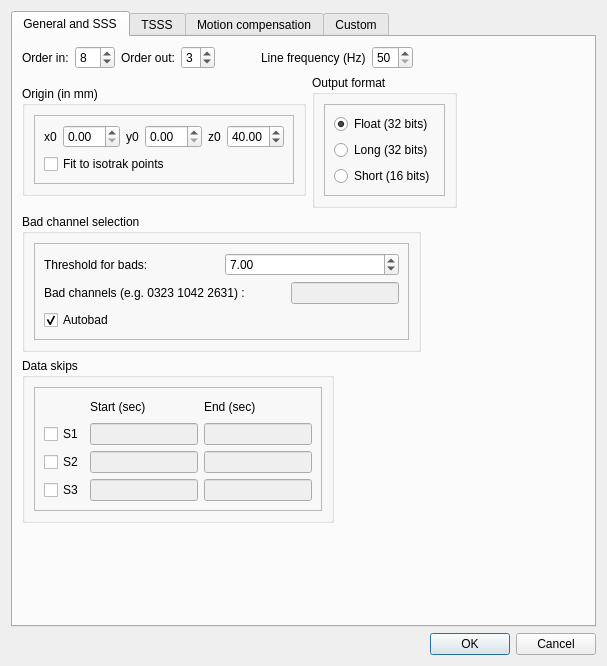
<?xml version="1.0" encoding="UTF-8"?>
<ui version="4.0">
 <class>Dialog</class>
 <widget class="QDialog" name="Dialog">
  <property name="enabled">
   <bool>true</bool>
  </property>
  <property name="geometry">
   <rect>
    <x>0</x>
    <y>0</y>
    <width>607</width>
    <height>666</height>
   </rect>
  </property>
  <property name="windowTitle">
   <string>Dialog</string>
  </property>
  <layout class="QGridLayout" name="gridLayout_11">
   <item row="2" column="0">
    <widget class="QDialogButtonBox" name="buttonBox">
     <property name="orientation">
      <enum>Qt::Horizontal</enum>
     </property>
     <property name="standardButtons">
      <set>QDialogButtonBox::Cancel|QDialogButtonBox::Ok</set>
     </property>
    </widget>
   </item>
   <item row="1" column="0">
    <widget class="QTabWidget" name="tabWidgetMaxFilterSettings">
     <property name="currentIndex">
      <number>0</number>
     </property>
     <widget class="QWidget" name="tabGeneral">
      <attribute name="title">
       <string>General and SSS</string>
      </attribute>
      <layout class="QFormLayout" name="formLayout_2">
       <property name="fieldGrowthPolicy">
        <enum>QFormLayout::AllNonFixedFieldsGrow</enum>
       </property>
       <item row="0" column="0">
        <layout class="QHBoxLayout" name="horizontalLayout_8">
         <item>
          <widget class="QLabel" name="labelOrderIn">
           <property name="text">
            <string>Order in:</string>
           </property>
          </widget>
         </item>
         <item>
          <widget class="QSpinBox" name="spinBoxOrderIn">
           <property name="minimum">
            <number>5</number>
           </property>
           <property name="maximum">
            <number>11</number>
           </property>
           <property name="value">
            <number>8</number>
           </property>
          </widget>
         </item>
         <item>
          <widget class="QLabel" name="labelOrderOut">
           <property name="text">
            <string>Order out:</string>
           </property>
          </widget>
         </item>
         <item>
          <widget class="QSpinBox" name="spinBoxOrderOut">
           <property name="minimum">
            <number>1</number>
           </property>
           <property name="maximum">
            <number>5</number>
           </property>
           <property name="value">
            <number>3</number>
           </property>
          </widget>
         </item>
         <item>
          <spacer name="horizontalSpacer_3">
           <property name="orientation">
            <enum>Qt::Horizontal</enum>
           </property>
           <property name="sizeHint" stdset="0">
            <size>
             <width>40</width>
             <height>20</height>
            </size>
           </property>
          </spacer>
         </item>
         <item>
          <widget class="QLabel" name="labelLineFreq">
           <property name="text">
            <string>Line frequency (Hz)</string>
           </property>
          </widget>
         </item>
         <item>
          <widget class="QSpinBox" name="spinBoxLineFreq">
           <property name="minimum">
            <number>50</number>
           </property>
           <property name="maximum">
            <number>60</number>
           </property>
           <property name="singleStep">
            <number>10</number>
           </property>
          </widget>
         </item>
        </layout>
       </item>
       <item row="1" column="0">
        <layout class="QHBoxLayout" name="horizontalLayout_7">
         <item>
          <widget class="QGroupBox" name="groupBoxOrigin">
           <property name="sizePolicy">
            <sizepolicy hsizetype="Maximum" vsizetype="Maximum">
             <horstretch>0</horstretch>
             <verstretch>0</verstretch>
            </sizepolicy>
           </property>
           <property name="title">
            <string>Origin (in mm)</string>
           </property>
           <layout class="QGridLayout" name="gridLayout_4">
            <item row="0" column="0">
             <widget class="QFrame" name="frame_6">
              <property name="frameShape">
               <enum>QFrame::StyledPanel</enum>
              </property>
              <property name="frameShadow">
               <enum>QFrame::Raised</enum>
              </property>
              <layout class="QGridLayout" name="gridLayout_2">
               <item row="1" column="0">
                <widget class="QCheckBox" name="checkBoxFit">
                 <property name="text">
                  <string>Fit to isotrak points</string>
                 </property>
                </widget>
               </item>
               <item row="0" column="0">
                <layout class="QHBoxLayout" name="horizontalLayout_2">
                 <item>
                  <layout class="QHBoxLayout" name="horizontalLayout_3">
                   <property name="sizeConstraint">
                    <enum>QLayout::SetMaximumSize</enum>
                   </property>
                   <item>
                    <widget class="QLabel" name="labelX0">
                     <property name="text">
                      <string>x0</string>
                     </property>
                    </widget>
                   </item>
                   <item>
                    <widget class="QDoubleSpinBox" name="doubleSpinBoxX0"/>
                   </item>
                  </layout>
                 </item>
                 <item>
                  <layout class="QHBoxLayout" name="horizontalLayout_4">
                   <item>
                    <widget class="QLabel" name="labelY0">
                     <property name="text">
                      <string>y0</string>
                     </property>
                    </widget>
                   </item>
                   <item>
                    <widget class="QDoubleSpinBox" name="doubleSpinBoxY0"/>
                   </item>
                  </layout>
                 </item>
                 <item>
                  <layout class="QHBoxLayout" name="horizontalLayout">
                   <item>
                    <widget class="QLabel" name="labelZ0">
                     <property name="text">
                      <string>z0</string>
                     </property>
                    </widget>
                   </item>
                   <item>
                    <widget class="QDoubleSpinBox" name="doubleSpinBoxZ0">
                     <property name="value">
                      <double>40.000000000000000</double>
                     </property>
                    </widget>
                   </item>
                  </layout>
                 </item>
                </layout>
               </item>
              </layout>
             </widget>
            </item>
           </layout>
          </widget>
         </item>
         <item>
          <widget class="QGroupBox" name="groupBoxOutputFormat">
           <property name="title">
            <string>Output format</string>
           </property>
           <layout class="QGridLayout" name="gridLayout_3">
            <item row="0" column="0">
             <widget class="QFrame" name="frame_4">
              <property name="frameShape">
               <enum>QFrame::StyledPanel</enum>
              </property>
              <property name="frameShadow">
               <enum>QFrame::Raised</enum>
              </property>
              <layout class="QFormLayout" name="formLayout_6">
               <item row="0" column="0">
                <layout class="QVBoxLayout" name="verticalLayout_5">
                 <item>
                  <widget class="QRadioButton" name="radioButtonFloat">
                   <property name="text">
                    <string>Float (32 bits)</string>
                   </property>
                   <property name="checked">
                    <bool>true</bool>
                   </property>
                   <attribute name="buttonGroup">
                    <string notr="true">buttonGroup</string>
                   </attribute>
                  </widget>
                 </item>
                 <item>
                  <widget class="QRadioButton" name="radioButtonLong">
                   <property name="text">
                    <string>Long (32 bits)</string>
                   </property>
                   <attribute name="buttonGroup">
                    <string notr="true">buttonGroup</string>
                   </attribute>
                  </widget>
                 </item>
                 <item>
                  <widget class="QRadioButton" name="radioButtonShort">
                   <property name="text">
                    <string>Short (16 bits)</string>
                   </property>
                   <attribute name="buttonGroup">
                    <string notr="true">buttonGroup</string>
                   </attribute>
                  </widget>
                 </item>
                </layout>
               </item>
              </layout>
             </widget>
            </item>
           </layout>
          </widget>
         </item>
        </layout>
       </item>
       <item row="2" column="0">
        <widget class="QGroupBox" name="groupBoxBadChannel">
         <property name="title">
          <string>Bad channel selection</string>
         </property>
         <layout class="QGridLayout" name="gridLayout_9">
          <item row="0" column="1">
           <widget class="QFrame" name="frame_3">
            <property name="frameShape">
             <enum>QFrame::StyledPanel</enum>
            </property>
            <property name="frameShadow">
             <enum>QFrame::Raised</enum>
            </property>
            <layout class="QGridLayout" name="gridLayout_8">
             <item row="0" column="0">
              <layout class="QGridLayout" name="gridLayout_7">
               <item row="0" column="0">
                <layout class="QHBoxLayout" name="horizontalLayout_6">
                 <item>
                  <widget class="QLabel" name="labelBadLimit">
                   <property name="text">
                    <string>Threshold for bads:</string>
                   </property>
                  </widget>
                 </item>
                 <item>
                  <widget class="QDoubleSpinBox" name="doubleSpinBoxBadLimit">
                   <property name="value">
                    <double>7.000000000000000</double>
                   </property>
                  </widget>
                 </item>
                </layout>
               </item>
               <item row="2" column="0">
                <layout class="QHBoxLayout" name="horizontalLayout_5">
                 <item>
                  <widget class="QLabel" name="labelBad">
                   <property name="text">
                    <string>Bad channels (e.g. 0323 1042 2631) :</string>
                   </property>
                  </widget>
                 </item>
                 <item>
                  <spacer name="horizontalSpacer_2">
                   <property name="orientation">
                    <enum>Qt::Horizontal</enum>
                   </property>
                   <property name="sizeHint" stdset="0">
                    <size>
                     <width>40</width>
                     <height>20</height>
                    </size>
                   </property>
                  </spacer>
                 </item>
                 <item>
                  <widget class="QLineEdit" name="lineEditBad">
                   <property name="enabled">
                    <bool>false</bool>
                   </property>
                  </widget>
                 </item>
                </layout>
               </item>
               <item row="3" column="0">
                <widget class="QCheckBox" name="checkBoxAutobad">
                 <property name="text">
                  <string>Autobad</string>
                 </property>
                 <property name="checked">
                  <bool>true</bool>
                 </property>
                </widget>
               </item>
              </layout>
             </item>
            </layout>
           </widget>
          </item>
         </layout>
        </widget>
       </item>
       <item row="3" column="0">
        <widget class="QGroupBox" name="groupBoxDataSkips">
         <property name="title">
          <string>Data skips</string>
         </property>
         <layout class="QGridLayout" name="gridLayout_6">
          <item row="0" column="0">
           <widget class="QFrame" name="frame_5">
            <property name="frameShape">
             <enum>QFrame::StyledPanel</enum>
            </property>
            <property name="frameShadow">
             <enum>QFrame::Raised</enum>
            </property>
            <layout class="QGridLayout" name="gridLayout_5">
             <item row="0" column="0">
              <layout class="QVBoxLayout" name="verticalLayout_6">
               <item>
                <layout class="QGridLayout" name="gridLayout" rowstretch="0,0,0,0">
                 <item row="3" column="0">
                  <widget class="QCheckBox" name="checkBoxSkip_3">
                   <property name="text">
                    <string>S3</string>
                   </property>
                  </widget>
                 </item>
                 <item row="1" column="3">
                  <widget class="QLineEdit" name="lineEditSkipEnd_1">
                   <property name="enabled">
                    <bool>false</bool>
                   </property>
                  </widget>
                 </item>
                 <item row="2" column="3">
                  <widget class="QLineEdit" name="lineEditSkipEnd_2">
                   <property name="enabled">
                    <bool>false</bool>
                   </property>
                  </widget>
                 </item>
                 <item row="3" column="3">
                  <widget class="QLineEdit" name="lineEditSkipEnd_3">
                   <property name="enabled">
                    <bool>false</bool>
                   </property>
                  </widget>
                 </item>
                 <item row="1" column="0">
                  <widget class="QCheckBox" name="checkBoxSkip_1">
                   <property name="text">
                    <string>S1</string>
                   </property>
                  </widget>
                 </item>
                 <item row="2" column="0">
                  <widget class="QCheckBox" name="checkBoxSkip_2">
                   <property name="text">
                    <string>S2</string>
                   </property>
                  </widget>
                 </item>
                 <item row="1" column="1" colspan="2">
                  <widget class="QLineEdit" name="lineEditSkipStart_1">
                   <property name="enabled">
                    <bool>false</bool>
                   </property>
                  </widget>
                 </item>
                 <item row="0" column="0">
                  <spacer name="horizontalSpacer">
                   <property name="orientation">
                    <enum>Qt::Horizontal</enum>
                   </property>
                   <property name="sizeHint" stdset="0">
                    <size>
                     <width>40</width>
                     <height>20</height>
                    </size>
                   </property>
                  </spacer>
                 </item>
                 <item row="0" column="1">
                  <widget class="QLabel" name="label_5">
                   <property name="text">
                    <string>Start (sec)</string>
                   </property>
                  </widget>
                 </item>
                 <item row="0" column="3">
                  <widget class="QLabel" name="label_6">
                   <property name="text">
                    <string>End (sec)</string>
                   </property>
                  </widget>
                 </item>
                 <item row="2" column="1" colspan="2">
                  <widget class="QLineEdit" name="lineEditSkipStart_2">
                   <property name="enabled">
                    <bool>false</bool>
                   </property>
                  </widget>
                 </item>
                 <item row="3" column="1" colspan="2">
                  <widget class="QLineEdit" name="lineEditSkipStart_3">
                   <property name="enabled">
                    <bool>false</bool>
                   </property>
                  </widget>
                 </item>
                </layout>
               </item>
              </layout>
             </item>
            </layout>
           </widget>
          </item>
         </layout>
        </widget>
       </item>
      </layout>
     </widget>
     <widget class="QWidget" name="tabTSSS">
      <attribute name="title">
       <string>TSSS</string>
      </attribute>
      <widget class="QWidget" name="layoutWidget">
       <property name="geometry">
        <rect>
         <x>0</x>
         <y>10</y>
         <width>353</width>
         <height>139</height>
        </rect>
       </property>
       <layout class="QVBoxLayout" name="verticalLayout_2">
        <item>
         <widget class="QCheckBox" name="checkBoxtSSS">
          <property name="enabled">
           <bool>true</bool>
          </property>
          <property name="text">
           <string>tSSS filtering enabled</string>
          </property>
          <property name="checked">
           <bool>false</bool>
          </property>
         </widget>
        </item>
        <item>
         <widget class="QFrame" name="frame">
          <property name="enabled">
           <bool>false</bool>
          </property>
          <property name="layoutDirection">
           <enum>Qt::LeftToRight</enum>
          </property>
          <property name="frameShape">
           <enum>QFrame::StyledPanel</enum>
          </property>
          <property name="frameShadow">
           <enum>QFrame::Raised</enum>
          </property>
          <widget class="QWidget" name="formLayoutWidget">
           <property name="geometry">
            <rect>
             <x>0</x>
             <y>10</y>
             <width>341</width>
             <height>107</height>
            </rect>
           </property>
           <layout class="QFormLayout" name="formLayout">
            <property name="fieldGrowthPolicy">
             <enum>QFormLayout::AllNonFixedFieldsGrow</enum>
            </property>
            <item row="0" column="0">
             <widget class="QLabel" name="labelDataBufferLength">
              <property name="text">
               <string>Data buffer length (s):</string>
              </property>
             </widget>
            </item>
            <item row="1" column="0">
             <widget class="QLabel" name="labelSubspaceCorrelationLimit">
              <property name="text">
               <string>Subspace correlation limit:</string>
              </property>
             </widget>
            </item>
            <item row="0" column="1">
             <widget class="QSpinBox" name="spinBoxBufferLength"/>
            </item>
            <item row="1" column="1">
             <widget class="QDoubleSpinBox" name="doubleSpinBoxCorr"/>
            </item>
           </layout>
          </widget>
         </widget>
        </item>
       </layout>
      </widget>
      <widget class="QLabel" name="label">
       <property name="geometry">
        <rect>
         <x>10</x>
         <y>180</y>
         <width>181</width>
         <height>21</height>
        </rect>
       </property>
       <property name="text">
        <string>***waves vielä tänne?</string>
       </property>
      </widget>
     </widget>
     <widget class="QWidget" name="tabMC">
      <attribute name="title">
       <string>Motion compensation</string>
      </attribute>
      <layout class="QGridLayout" name="gridLayout_10">
       <item row="0" column="0">
        <layout class="QVBoxLayout" name="verticalLayout_4">
         <item>
          <widget class="QCheckBox" name="checkBoxMaxMove">
           <property name="enabled">
            <bool>true</bool>
           </property>
           <property name="text">
            <string>Motion compensation (MaxMove) enabled</string>
           </property>
           <property name="checked">
            <bool>false</bool>
           </property>
          </widget>
         </item>
         <item>
          <widget class="QFrame" name="frame_2">
           <property name="enabled">
            <bool>false</bool>
           </property>
           <property name="layoutDirection">
            <enum>Qt::LeftToRight</enum>
           </property>
           <property name="frameShape">
            <enum>QFrame::StyledPanel</enum>
           </property>
           <property name="frameShadow">
            <enum>QFrame::Raised</enum>
           </property>
           <widget class="QWidget" name="layoutWidget">
            <property name="geometry">
             <rect>
              <x>10</x>
              <y>10</y>
              <width>317</width>
              <height>131</height>
             </rect>
            </property>
            <layout class="QVBoxLayout" name="verticalLayout">
             <item>
              <widget class="QRadioButton" name="radioButtonPositionDefault">
               <property name="text">
                <string>Transform data into default head position</string>
               </property>
               <property name="checked">
                <bool>true</bool>
               </property>
               <attribute name="buttonGroup">
                <string notr="true">buttonGroupMaxMove</string>
               </attribute>
              </widget>
             </item>
             <item>
              <widget class="QRadioButton" name="radioButtonPositionFile">
               <property name="text">
                <string>Transform data to head position in a file:</string>
               </property>
               <attribute name="buttonGroup">
                <string notr="true">buttonGroupMaxMove</string>
               </attribute>
              </widget>
             </item>
             <item>
              <layout class="QHBoxLayout" name="horizontalLayout_9">
               <item>
                <widget class="QLineEdit" name="lineEditFile">
                 <property name="enabled">
                  <bool>false</bool>
                 </property>
                </widget>
               </item>
               <item>
                <widget class="QPushButton" name="pushButtonBrowsePositionFile">
                 <property name="enabled">
                  <bool>false</bool>
                 </property>
                 <property name="text">
                  <string>Browse...</string>
                 </property>
                </widget>
               </item>
              </layout>
             </item>
             <item>
              <widget class="QRadioButton" name="radioButtonPositionAverage">
               <property name="text">
                <string>Transform data into averaged head position</string>
               </property>
               <attribute name="buttonGroup">
                <string notr="true">buttonGroupMaxMove</string>
               </attribute>
              </widget>
             </item>
            </layout>
           </widget>
           <widget class="QCheckBox" name="checkBoxStorePosition">
            <property name="geometry">
             <rect>
              <x>10</x>
              <y>200</y>
              <width>311</width>
              <height>26</height>
             </rect>
            </property>
            <property name="text">
             <string>Store head position data in an ASCII file</string>
            </property>
           </widget>
          </widget>
         </item>
        </layout>
       </item>
      </layout>
     </widget>
     <widget class="QWidget" name="tabCustom">
      <attribute name="title">
       <string>Custom</string>
      </attribute>
      <widget class="QWidget" name="layoutWidget">
       <property name="geometry">
        <rect>
         <x>20</x>
         <y>30</y>
         <width>491</width>
         <height>211</height>
        </rect>
       </property>
       <layout class="QVBoxLayout" name="verticalLayout_3">
        <item>
         <widget class="QLabel" name="labelCustom">
          <property name="text">
           <string>Custom parameters:</string>
          </property>
         </widget>
        </item>
        <item>
         <widget class="QTextEdit" name="textEditCustom"/>
        </item>
       </layout>
      </widget>
     </widget>
    </widget>
   </item>
  </layout>
 </widget>
 <tabstops>
  <tabstop>tabWidgetMaxFilterSettings</tabstop>
  <tabstop>spinBoxOrderIn</tabstop>
  <tabstop>spinBoxOrderOut</tabstop>
  <tabstop>spinBoxLineFreq</tabstop>
  <tabstop>doubleSpinBoxX0</tabstop>
  <tabstop>doubleSpinBoxY0</tabstop>
  <tabstop>doubleSpinBoxZ0</tabstop>
  <tabstop>checkBoxFit</tabstop>
  <tabstop>radioButtonFloat</tabstop>
  <tabstop>radioButtonLong</tabstop>
  <tabstop>radioButtonShort</tabstop>
  <tabstop>doubleSpinBoxBadLimit</tabstop>
  <tabstop>lineEditBad</tabstop>
  <tabstop>checkBoxAutobad</tabstop>
  <tabstop>checkBoxSkip_1</tabstop>
  <tabstop>lineEditSkipStart_1</tabstop>
  <tabstop>lineEditSkipEnd_1</tabstop>
  <tabstop>checkBoxSkip_2</tabstop>
  <tabstop>lineEditSkipStart_2</tabstop>
  <tabstop>lineEditSkipEnd_2</tabstop>
  <tabstop>checkBoxSkip_3</tabstop>
  <tabstop>lineEditSkipStart_3</tabstop>
  <tabstop>lineEditSkipEnd_3</tabstop>
  <tabstop>checkBoxtSSS</tabstop>
  <tabstop>spinBoxBufferLength</tabstop>
  <tabstop>doubleSpinBoxCorr</tabstop>
  <tabstop>checkBoxMaxMove</tabstop>
  <tabstop>radioButtonPositionDefault</tabstop>
  <tabstop>radioButtonPositionFile</tabstop>
  <tabstop>lineEditFile</tabstop>
  <tabstop>radioButtonPositionAverage</tabstop>
  <tabstop>checkBoxStorePosition</tabstop>
  <tabstop>textEditCustom</tabstop>
  <tabstop>buttonBox</tabstop>
 </tabstops>
 <resources/>
 <connections>
  <connection>
   <sender>buttonBox</sender>
   <signal>accepted()</signal>
   <receiver>Dialog</receiver>
   <slot>accept()</slot>
   <hints>
    <hint type="sourcelabel">
     <x>197</x>
     <y>656</y>
    </hint>
    <hint type="destinationlabel">
     <x>157</x>
     <y>274</y>
    </hint>
   </hints>
  </connection>
  <connection>
   <sender>buttonBox</sender>
   <signal>rejected()</signal>
   <receiver>Dialog</receiver>
   <slot>reject()</slot>
   <hints>
    <hint type="sourcelabel">
     <x>197</x>
     <y>656</y>
    </hint>
    <hint type="destinationlabel">
     <x>286</x>
     <y>274</y>
    </hint>
   </hints>
  </connection>
  <connection>
   <sender>checkBoxSkip_1</sender>
   <signal>toggled(bool)</signal>
   <receiver>lineEditSkipStart_1</receiver>
   <slot>setEnabled(bool)</slot>
   <hints>
    <hint type="sourcelabel">
     <x>94</x>
     <y>507</y>
    </hint>
    <hint type="destinationlabel">
     <x>246</x>
     <y>510</y>
    </hint>
   </hints>
  </connection>
  <connection>
   <sender>checkBoxSkip_1</sender>
   <signal>toggled(bool)</signal>
   <receiver>lineEditSkipEnd_1</receiver>
   <slot>setEnabled(bool)</slot>
   <hints>
    <hint type="sourcelabel">
     <x>94</x>
     <y>507</y>
    </hint>
    <hint type="destinationlabel">
     <x>398</x>
     <y>510</y>
    </hint>
   </hints>
  </connection>
  <connection>
   <sender>checkBoxSkip_2</sender>
   <signal>toggled(bool)</signal>
   <receiver>lineEditSkipStart_2</receiver>
   <slot>setEnabled(bool)</slot>
   <hints>
    <hint type="sourcelabel">
     <x>94</x>
     <y>544</y>
    </hint>
    <hint type="destinationlabel">
     <x>246</x>
     <y>547</y>
    </hint>
   </hints>
  </connection>
  <connection>
   <sender>checkBoxSkip_2</sender>
   <signal>toggled(bool)</signal>
   <receiver>lineEditSkipEnd_2</receiver>
   <slot>setEnabled(bool)</slot>
   <hints>
    <hint type="sourcelabel">
     <x>94</x>
     <y>544</y>
    </hint>
    <hint type="destinationlabel">
     <x>398</x>
     <y>547</y>
    </hint>
   </hints>
  </connection>
  <connection>
   <sender>checkBoxSkip_3</sender>
   <signal>toggled(bool)</signal>
   <receiver>lineEditSkipStart_3</receiver>
   <slot>setEnabled(bool)</slot>
   <hints>
    <hint type="sourcelabel">
     <x>94</x>
     <y>581</y>
    </hint>
    <hint type="destinationlabel">
     <x>246</x>
     <y>584</y>
    </hint>
   </hints>
  </connection>
  <connection>
   <sender>checkBoxSkip_3</sender>
   <signal>toggled(bool)</signal>
   <receiver>lineEditSkipEnd_3</receiver>
   <slot>setEnabled(bool)</slot>
   <hints>
    <hint type="sourcelabel">
     <x>94</x>
     <y>581</y>
    </hint>
    <hint type="destinationlabel">
     <x>398</x>
     <y>584</y>
    </hint>
   </hints>
  </connection>
  <connection>
   <sender>checkBoxMaxMove</sender>
   <signal>toggled(bool)</signal>
   <receiver>frame_2</receiver>
   <slot>setEnabled(bool)</slot>
   <hints>
    <hint type="sourcelabel">
     <x>21</x>
     <y>79</y>
    </hint>
    <hint type="destinationlabel">
     <x>524</x>
     <y>565</y>
    </hint>
   </hints>
  </connection>
  <connection>
   <sender>checkBoxtSSS</sender>
   <signal>toggled(bool)</signal>
   <receiver>frame</receiver>
   <slot>setEnabled(bool)</slot>
   <hints>
    <hint type="sourcelabel">
     <x>12</x>
     <y>72</y>
    </hint>
    <hint type="destinationlabel">
     <x>12</x>
     <y>123</y>
    </hint>
   </hints>
  </connection>
  <connection>
   <sender>checkBoxAutobad</sender>
   <signal>toggled(bool)</signal>
   <receiver>lineEditBad</receiver>
   <slot>setDisabled(bool)</slot>
   <hints>
    <hint type="sourcelabel">
     <x>136</x>
     <y>387</y>
    </hint>
    <hint type="destinationlabel">
     <x>398</x>
     <y>354</y>
    </hint>
   </hints>
  </connection>
  <connection>
   <sender>checkBoxAutobad</sender>
   <signal>toggled(bool)</signal>
   <receiver>labelBad</receiver>
   <slot>setDisabled(bool)</slot>
   <hints>
    <hint type="sourcelabel">
     <x>110</x>
     <y>387</y>
    </hint>
    <hint type="destinationlabel">
     <x>111</x>
     <y>354</y>
    </hint>
   </hints>
  </connection>
  <connection>
   <sender>checkBoxFit</sender>
   <signal>toggled(bool)</signal>
   <receiver>doubleSpinBoxX0</receiver>
   <slot>setDisabled(bool)</slot>
   <hints>
    <hint type="sourcelabel">
     <x>73</x>
     <y>193</y>
    </hint>
    <hint type="destinationlabel">
     <x>87</x>
     <y>167</y>
    </hint>
   </hints>
  </connection>
  <connection>
   <sender>checkBoxFit</sender>
   <signal>toggled(bool)</signal>
   <receiver>doubleSpinBoxY0</receiver>
   <slot>setDisabled(bool)</slot>
   <hints>
    <hint type="sourcelabel">
     <x>163</x>
     <y>191</y>
    </hint>
    <hint type="destinationlabel">
     <x>236</x>
     <y>172</y>
    </hint>
   </hints>
  </connection>
  <connection>
   <sender>checkBoxFit</sender>
   <signal>toggled(bool)</signal>
   <receiver>doubleSpinBoxZ0</receiver>
   <slot>setDisabled(bool)</slot>
   <hints>
    <hint type="sourcelabel">
     <x>246</x>
     <y>187</y>
    </hint>
    <hint type="destinationlabel">
     <x>334</x>
     <y>172</y>
    </hint>
   </hints>
  </connection>
  <connection>
   <sender>radioButtonPositionFile</sender>
   <signal>toggled(bool)</signal>
   <receiver>lineEditFile</receiver>
   <slot>setEnabled(bool)</slot>
   <hints>
    <hint type="sourcelabel">
     <x>155</x>
     <y>145</y>
    </hint>
    <hint type="destinationlabel">
     <x>152</x>
     <y>173</y>
    </hint>
   </hints>
  </connection>
  <connection>
   <sender>radioButtonPositionFile</sender>
   <signal>toggled(bool)</signal>
   <receiver>pushButtonBrowsePositionFile</receiver>
   <slot>setEnabled(bool)</slot>
   <hints>
    <hint type="sourcelabel">
     <x>315</x>
     <y>146</y>
    </hint>
    <hint type="destinationlabel">
     <x>313</x>
     <y>179</y>
    </hint>
   </hints>
  </connection>
 </connections>
 <buttongroups>
  <buttongroup name="buttonGroup"/>
  <buttongroup name="buttonGroupMaxMove"/>
 </buttongroups>
</ui>
